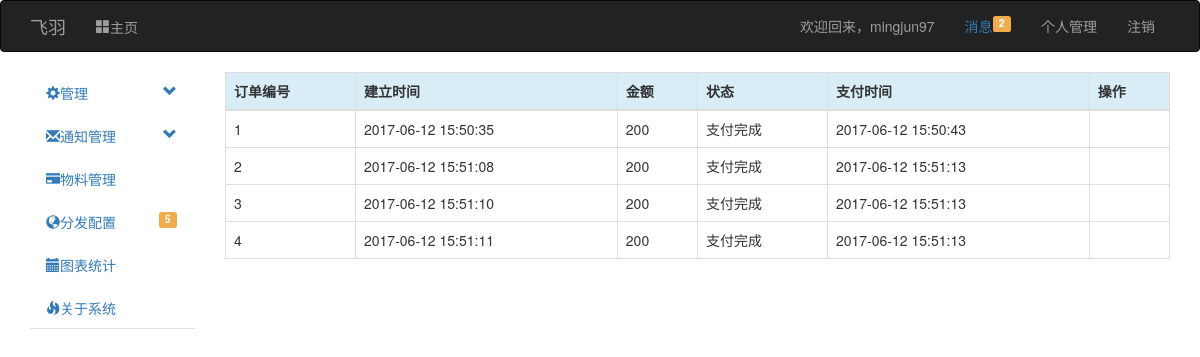
Page /charge_billing (signed in) on the committed database.
### app/models.py (models this page shows, shortened)
class User(UserMixin, db.Model):
    __tablename__ = 'users'
    uid = db.Column(db.Integer, primary_key=True)
    username = db.Column(db.String(128))
    password_hash = db.Column(db.String(128))
    password_change_time = db.Column(db.Integer, default=0)
    email = db.Column(db.String(128))
    telephone = db.Column(db.String(11))
    role_id = db.Column(db.Integer)
    log_level = db.Column(db.Integer)
    email_confirmed = db.Column(db.Boolean, default=False)
    telephone_confirmed = db.Column(db.Boolean, default=False)
    telephone_confirmed_code = db.Column(db.String(6))
    telephone_confirmed_code_time = db.Column(db.Integer, default=0)
    balance = db.Column(db.Integer, default=0)
    last_login_time = db.Column(db.Integer, default=time.time)
    this_login_time = db.Column(db.Integer, default=time.time)
    useful_token = db.Column(db.String(256), default=0)
    owned_group_id = db.relationship('Group', backref='Owner')
    charge_billing = db.relationship('ChargeRecord', backref='User')
    student_card = db.Column(db.String(128), default='NULL')
    student_auth = db.Column(db.Boolean, default=False)
    owned_form_id = db.relationship('Form', backref='Owner')
    balance_billing = db.relationship('Billing', backref='User')
    personal_message = db.relationship('PersonalMessage', backref='To', lazy='dynamic',
                                       primaryjoin='PersonalMessage.rec_id==User.uid')
    @property
    def password(self):
        raise AttributeError('密码非可读属性！')

class Billing(db.Model):
    __tablename__ = 'money_billings'
    id = db.Column(db.Integer, primary_key=True)
    create_time = db.Column(db.Integer, default=time.time)
    finish_time = db.Column(db.Integer, default=0)
    status = db.Column(db.Integer, default=1)
    user_id = db.Column(db.Integer, db.ForeignKey('users.uid'))
    amount = db.Column(db.Integer)
    token = db.Column(db.String(128))

### app/manage/views.py (the view)
@manage.route("/charge_billing")
@login_required
def view_billings():
    bill = Billing.query.filter_by(User=current_user).all()
    return render_template("manage/view_billings.html", bill=bill)

### app/manage/__init__.py (called while the page is built)
@manage.app_context_processor
def inject_base64():
    b = base64.b64encode
    str1 = str
    fmttimestamp = f2t
    return dict(b=b, str=str1, fmttime=fmttimestamp)

def f2t(timestamp):
    x = time.localtime(timestamp)
    return time.strftime('%Y-%m-%d %H:%M:%S', x)

### app/manage/views.py (called while the page is built)
@manage.before_app_request
def before_request():
    if request.endpoint is None:
        abort(404)
    if current_user.is_authenticated \
    and not (current_user.email_confirmed or current_user.telephone_confirmed) \
    and request.endpoint[:5] != 'auth.' \
    and request.endpoint[:14] != 'manage.confirm' \
    and request.endpoint[:19] != 'manage.unconfirmed' \
    and request.endpoint != 'static' \
    and request.endpoint[:15] != 'manage.confirm_':
        print(request.endpoint[:16])
        return redirect(url_for('manage.unconfirmed'))

### app/models.py (called while the page is built)
@login_manager.user_loader
def load_user(user_id):
    return User.query.get(int(user_id))

### app/templates/manage/view_billings.html (shortened to what this page needs)
{% extends "base.html" %}
{% block page_content %}
    <table class="table table-bordered table-responsive">
      <thead>
        <tr class="info">
          <th>订单编号</th>
          <th>建立时间</th>
          <th>金额</th>
            <th>状态</th>
            <th>支付时间</th>
            <th>操作</th>
        </tr>
      </thead>
      <tbody>
        {% for bills in bill %}
            <tr>
                <td>{{ bills.id }}</td>
                <td> {{ fmttime(bills.create_time) }}</td>
                <td>{{ bills.amount }}</td>
                <td>{% if bills.status == 1 %} 待支付{% elif bills.status == 2 %} 支付完成{% else %} 已取消 {% endif %}</td>
                <td>{% if bills.finish_time != 0 %}{{ fmttime(bills.finish_time) }}{% else %}N/A{% endif %}</td>
                <td> </td>
            </tr>
        {% else %}
            <td colspan="999"><div class="text-center"><a href="{{ url_for("manage.create_group") }}" class="btn btn-primary">创建新圈子</a></div></td>
        {% endfor %}
      </tbody>
    </table>
{% endblock %}

### app/templates/base.html (shortened to what this page needs)
{% extends "bootstrap/base.html" %}
{% block navbar %}
<div class="navbar navbar-inverse" role="navigation">
    <div class="container">
        <div class="navbar-header">
            <a class="navbar-brand" href="/">飞羽</a>
        </div>
        <div class="navbar-collapse collapse">
            <ul class="nav navbar-nav">
                <li class="{% if request.endpoint == 'manage.index' %}active{% endif %}"><a href="/"><i class="glyphicon glyphicon-th-large">主页</i></a></li>
            </ul>
            <ul class="nav navbar-nav navbar-right">
                {% if current_user.is_authenticated %}
                <li><span class="navbar-text">欢迎回来，<a class="navbar-link" href="{{ url_for('manage.console') }}">{{ current_user.username }}</a></span></li>
                    <li><span class="navbar-text"><a href="#">消息{% if current_user.personal_message.filter_by(status=0).count() != 0 %}<span class="label label-warning pull-right">{{ current_user.personal_message.filter_by(status=0).count() }}</span>{% endif %}</a> </span></li>
                    <li><a href="{{ url_for('manage.user_info') }}">个人管理</a> </li>
                <li><a href="{{ url_for('auth.logout') }}">注销</a></li>
                {% else %}
                <li><a href="{{ url_for('auth.login') }}">登录</a></li>
                <li><a href="{{ url_for('auth.reg') }}">注册</a></li>
                {% endif %}
            </ul>
        </div>
    </div>
</div>
{% endblock %}
{% block content %}
    <div class="container">
        <div class="row">
            {% if current_user.is_authenticated %}
            <div class="col-md-2">
                <ul id="main-nav" class="nav nav-tabs nav-stacked" style="">
                    <li>
                        <a href="#systemSetting" class="nav-header collapsed" data-toggle="collapse">
                            <i class="glyphicon glyphicon-cog"></i>管理
                            <span class="pull-right glyphicon glyphicon-chevron-down"></span>
                            </a>
                    </li>
                    <li>
                        <a href="#messageManager" class="nav-header collapsed" data-toggle="collapse">
                            <i class="glyphicon glyphicon-envelope"></i>通知管理
                            <span class="pull-right glyphicon glyphicon-chevron-down"></span>
                            </a>
                    </li>
                    <li>
                        <a href="./plans.html"><i class="glyphicon glyphicon-credit-card"></i>物料管理</a>
                    </li>
                    <li><a href="./grid.html"><i class="glyphicon glyphicon-globe"></i>分发配置
                    <span class="label label-warning pull-right">5</span>
                    </a>
                    </li>
                    <li><a href="./charts.html"><i class="glyphicon glyphicon-calendar"></i>图表统计</a>
                    </li>
                    <li>
                    <a href="#"><i class="glyphicon glyphicon-fire"></i>关于系统</a>
                    </li>
                </ul>
            </div>
            {% endif %}
        <div class="col-md-10">
            {% block page_content %} {% endblock %}
        </div>
    </div>
</div>
{% endblock %}

### rows in the picture
User: username "mingjun97"
Billing: id "1", create_time "2017-06-12 15:50:35", amount "200", status "支付完成", finish_time "2017-06-12 15:50:43"
Billing: id "2", create_time "2017-06-12 15:51:08", amount "200", status "支付完成", finish_time "2017-06-12 15:51:13"
Billing: id "3", create_time "2017-06-12 15:51:10", amount "200", status "支付完成", finish_time "2017-06-12 15:51:13"
Billing: id "4", create_time "2017-06-12 15:51:11", amount "200", status "支付完成", finish_time "2017-06-12 15:51:13"

### other values in the picture
{{ current_user.personal_message.filter_by(status=0).count() }} "2"
